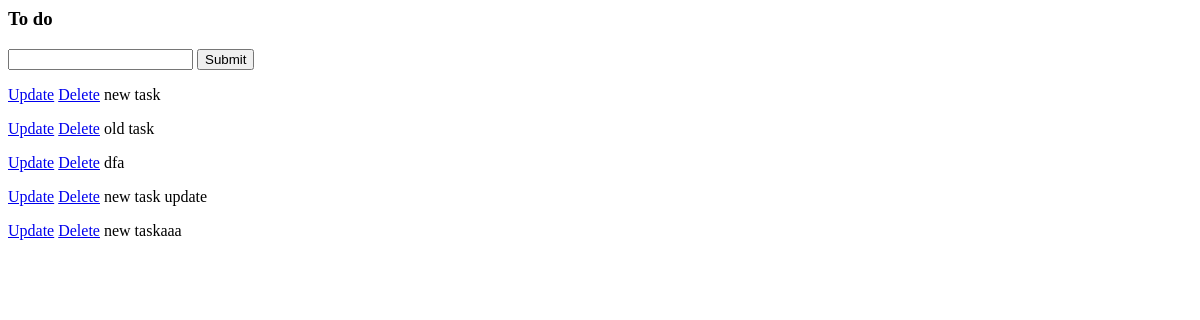
Before: / with the older database file.
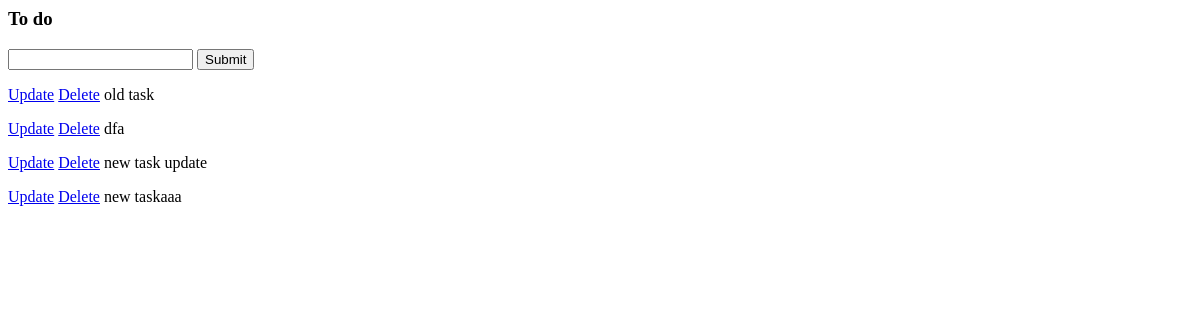
After: the same page with the newer database file.
### crud/models.py (models this page shows)
class crud(models.Model):
    title = models.CharField(max_length=150)
    complete = models.BooleanField(default=False)
    date_created = models.DateTimeField(auto_now_add=True)
    def __str__(self):
        return self.title

### crud/views.py (the view)
# urls.py: path('', views.index, name='list'),
def index(request):
    cruds = crud.objects.all()
    form = crudForm()
    if request.method == 'POST':
        form = crudForm(request.POST)
        if form.is_valid():
            form.save()
        return redirect('/')
    context = {'cruds':cruds, 'form':form}
    return render(request, 'crud/list.html', context)

### crud/forms.py
class crudForm(forms.ModelForm):
    class Meta:
        model = crud
        fields = '__all__'

### crud/templates/crud/list.html (shortened to what this page needs)
<h3>To do</h3>
<form method="POST" action="/">
    {{form.title}}
    <input type="submit" name="create task">
</form>
{% for crud in cruds %}
    <div>
        <p>
            <a href="{% url 'update' crud.id %}">Update</a>
            <a href="{% url 'delete' crud.id %}">Delete</a>
            {{crud}}
        </p>
    </div>
{% endfor %}

Changed rows visible on the page:
removed crud: title "new task"
